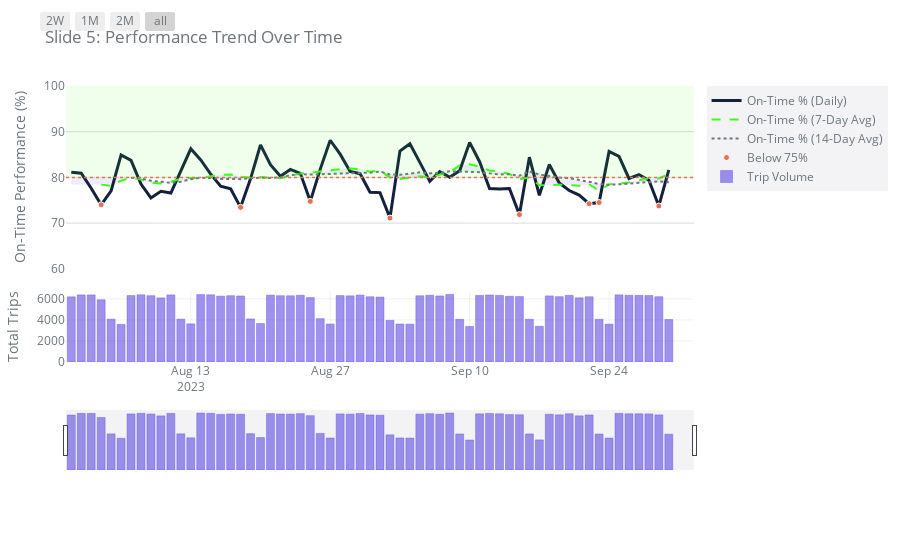

Here is the notebook cell this chart was saved with:
### Code cell
# 4. PERFORMANCE TREND - Refined Time-Series Layout
def hex_to_rgba(hex_color: str, alpha: float = 0.25) -> str:
    hex_color = hex_color.lstrip('#')
    r, g, b = int(hex_color[0:2], 16), int(hex_color[2:4], 16), int(hex_color[4:6], 16)
    return f'rgba({r}, {g}, {b}, {alpha})'

# Aggregate performance by service day
daily = wego.groupby('DATE').agg({
    'ADJUSTED_ONTIME_COUNT': 'sum',
    'ADJUSTED_EARLY_COUNT': 'sum',
    'ADJUSTED_LATE_COUNT': 'sum'
}).reset_index()

daily['DATE'] = pd.to_datetime(daily['DATE'])
daily = daily.sort_values('DATE')

daily['Total'] = daily[['ADJUSTED_ONTIME_COUNT', 'ADJUSTED_EARLY_COUNT', 'ADJUSTED_LATE_COUNT']].sum(axis=1)
daily['OnTime_Pct'] = daily['ADJUSTED_ONTIME_COUNT'] / daily['Total'] * 100

daily['OnTime_7D'] = daily['OnTime_Pct'].rolling(window=7, min_periods=4).mean()
daily['OnTime_14D'] = daily['OnTime_Pct'].rolling(window=14, min_periods=7).mean()

dip_points = daily[daily['OnTime_Pct'] < 75]

fig = make_subplots(
    rows=2,
    cols=1,
    shared_xaxes=True,
    vertical_spacing=0.08,
    row_heights=[0.72, 0.28]
)

# Confidence band between 14-day average and 7-day average
fig.add_trace(
    go.Scatter(
        x=pd.concat([daily['DATE'], daily['DATE'][::-1]]),
        y=pd.concat([daily['OnTime_7D'].fillna(method='bfill'), daily['OnTime_14D'].fillna(method='bfill')[::-1]]),
        fill='toself',
        fillcolor=hex_to_rgba(WEGO_COLORS['purple'], 0.1),
        line=dict(color='rgba(0,0,0,0)'),
        hoverinfo='skip',
        showlegend=False
    ),
    row=1,
    col=1
)

# Daily on-time line
fig.add_trace(
    go.Scatter(
        x=daily['DATE'],
        y=daily['OnTime_Pct'],
        mode='lines',
        line=dict(color=WEGO_COLORS['navy'], width=3),
        name='On-Time % (Daily)',
        hovertemplate='Date: %{x|%b %d, %Y}<br>On-Time %: %{y:.1f}%<extra></extra>'
    ),
    row=1,
    col=1
)

# Rolling averages for trend context
fig.add_trace(
    go.Scatter(
        x=daily['DATE'],
        y=daily['OnTime_7D'],
        mode='lines',
        line=dict(color=WEGO_COLORS['green'], width=2, dash='dash'),
        name='On-Time % (7-Day Avg)',
        hovertemplate='Date: %{x|%b %d, %Y}<br>7-Day Avg: %{y:.1f}%<extra></extra>'
    ),
    row=1,
    col=1
)
fig.add_trace(
    go.Scatter(
        x=daily['DATE'],
        y=daily['OnTime_14D'],
        mode='lines',
        line=dict(color=WEGO_COLORS['slate'], width=2, dash='dot'),
        name='On-Time % (14-Day Avg)',
        hovertemplate='Date: %{x|%b %d, %Y}<br>14-Day Avg: %{y:.1f}%<extra></extra>'
    ),
    row=1,
    col=1
)

# Highlight low-performance dips
if not dip_points.empty:
    fig.add_trace(
        go.Scatter(
            x=dip_points['DATE'],
            y=dip_points['OnTime_Pct'],
            mode='markers',
            marker=dict(size=6, color=WEGO_COLORS['orange'], line=dict(color='white', width=1)),
            name='Below 75%',
            hovertemplate='Date: %{x|%b %d, %Y}<br>On-Time %: %{y:.1f}%<extra></extra>'
        ),
        row=1,
        col=1
    )

# Trip volume subplot
fig.add_trace(
    go.Bar(
        x=daily['DATE'],
        y=daily['Total'],
        name='Trip Volume',
        marker=dict(color=hex_to_rgba(WEGO_COLORS['purple'], 0.6), line=dict(color=WEGO_COLORS['purple'], width=0.4)),
        hovertemplate='Date: %{x|%b %d, %Y}<br>Total Trips: %{y:,}<extra></extra>'
    ),
    row=2,
    col=1
)

fig.add_hline(y=80, line=dict(color=WEGO_COLORS['orange'], width=1.5, dash='dot'), row=1, col=1)
fig.add_hrect(y0=80, y1=100, fillcolor=hex_to_rgba(WEGO_COLORS['green'], 0.08), line_width=0, row=1, col=1)

fig.update_yaxes(
    title_text='On-Time Performance (%)',
    range=[60, 100],
    tickfont=dict(color=WEGO_COLORS['slate']),
    gridcolor=hex_to_rgba(WEGO_COLORS['slate'], 0.25),
    row=1,
    col=1
)
fig.update_yaxes(
    title_text='Total Trips',
    tickfont=dict(color=WEGO_COLORS['slate']),
    gridcolor=hex_to_rgba(WEGO_COLORS['slate'], 0.1),
    row=2,
    col=1
)

fig.update_xaxes(
    tickfont=dict(color=WEGO_COLORS['slate']),
    gridcolor=hex_to_rgba(WEGO_COLORS['slate'], 0.1),
    row=2,
    col=1,
    rangeslider=dict(visible=True, bgcolor=hex_to_rgba(WEGO_COLORS['navy'], 0.05)),
    rangeselector=dict(
        y=1.2,
        x=0,
        buttons=[
            dict(count=14, label='2W', step='day', stepmode='backward'),
            dict(count=1, label='1M', step='month', stepmode='backward'),
            dict(count=2, label='2M', step='month', stepmode='backward'),
            dict(step='all')
        ]
    )
)

fig.update_layout(
    title='Slide 5: Performance Trend Over Time',
    legend=dict(
        orientation='v',
        x=1.02,
        y=1,
        yanchor='top',
        xanchor='left',
        bgcolor=hex_to_rgba(WEGO_COLORS['navy'], 0.05),
        borderwidth=0,
        font=dict(color=WEGO_COLORS['slate'])
    ),
    hovermode='x unified',
    margin=dict(t=70, l=40, r=150, b=90),
    paper_bgcolor='white',
    plot_bgcolor='white',
    font=dict(color=WEGO_COLORS['slate'])
)

fig.show()
if SAVE_PDF:
    save_plotly_figure(fig, 'performance_trend_over_time')

### Figure 1 — Plotly figure (JSON) as saved in the notebook; plotly's stock layout.template omitted (floating-point values rounded to 4 significant figures)
{"data": [{"fill": "toself", "fillcolor": "rgba(94, 74, 227, 0.1)", "hoverinfo": "skip", "line": {"color": "rgba(0,0,0,0)"}, "showlegend": false, "type": "scatter", "x": ["2023-08-01T00:00:00", "2023-08-02T00:00:00", "2023-08-03T00:00:00", "2023-08-04T00:00:00", "2023-08-05T00:00:00", "2023-08-06T00:00:00", "2023-08-07T00:00:00", "2023-08-08T00:00:00", "2023-08-09T00:00:00", "2023-08-10T00:00:00", "2023-08-11T00:00:00", "2023-08-12T00:00:00", "2023-08-13T00:00:00", "2023-08-14T00:00:00", "2023-08-15T00:00:00", "2023-08-16T00:00:00", "2023-08-17T00:00:00", "2023-08-18T00:00:00", "2023-08-19T00:00:00", "2023-08-20T00:00:00", "2023-08-21T00:00:00", "2023-08-22T00:00:00", "2023-08-23T00:00:00", "2023-08-24T00:00:00", "2023-08-25T00:00:00", "2023-08-26T00:00:00", "2023-08-27T00:00:00", "2023-08-28T00:00:00", "2023-08-29T00:00:00", "2023-08-30T00:00:00", "2023-08-31T00:00:00", "2023-09-01T00:00:00", "2023-09-02T00:00:00", "2023-09-03T00:00:00", "2023-09-04T00:00:00", "2023-09-05T00:00:00", "2023-09-06T00:00:00", "2023-09-07T00:00:00", "2023-09-08T00:00:00", "2023-09-09T00:00:00", "2023-09-10T00:00:00", "2023-09-11T00:00:00", "2023-09-12T00:00:00", "2023-09-13T00:00:00", "2023-09-14T00:00:00", "2023-09-15T00:00:00", "2023-09-16T00:00:00", "2023-09-17T00:00:00", "2023-09-18T00:00:00", "2023-09-19T00:00:00", "2023-09-20T00:00:00", "2023-09-21T00:00:00", "2023-09-22T00:00:00", "2023-09-23T00:00:00", "2023-09-24T00:00:00", "2023-09-25T00:00:00", "2023-09-26T00:00:00", "2023-09-27T00:00:00", "2023-09-28T00:00:00", "2023-09-29T00:00:00", "2023-09-30T00:00:00", "2023-09-30T00:00:00", "2023-09-29T00:00:00", "2023-09-28T00:00:00", "2023-09-27T00:00:00", "2023-09-26T00:00:00", "2023-09-25T00:00:00", "2023-09-24T00:00:00", "2023-09-23T00:00:00", "2023-09-22T00:00:00", "2023-09-21T00:00:00", "2023-09-20T00:00:00", "2023-09-19T00:00:00", "2023-09-18T00:00:00", "2023-09-17T00:00:00", "2023-09-16T00:00:00", "2023-09-15T00:00:00", "2023-09-14T00:00:00", "2023-09-13T00:00:00", "2023-09-12T00:00:00", "2023-09-11T00:00:00", "2023-09-10T00:00:00", "2023-09-09T00:00:00", "2023-09-08T00:00:00", "2023-09-07T00:00:00", "2023-09-06T00:00:00", "2023-09-05T00:00:00", "2023-09-04T00:00:00", "2023-09-03T00:00:00", "2023-09-02T00:00:00", "2023-09-01T00:00:00", "2023-08-31T00:00:00", "2023-08-30T00:00:00", "2023-08-29T00:00:00", "2023-08-28T00:00:00", "2023-08-27T00:00:00", "2023-08-26T00:00:00", "2023-08-25T00:00:00", "2023-08-24T00:00:00", "2023-08-23T00:00:00", "2023-08-22T00:00:00", "2023-08-21T00:00:00", "2023-08-20T00:00:00", "2023-08-19T00:00:00", "2023-08-18T00:00:00", "2023-08-17T00:00:00", "2023-08-16T00:00:00", "2023-08-15T00:00:00", "2023-08-14T00:00:00", "2023-08-13T00:00:00", "2023-08-12T00:00:00", "2023-08-11T00:00:00", "2023-08-10T00:00:00", "2023-08-09T00:00:00", "2023-08-08T00:00:00", "2023-08-07T00:00:00", "2023-08-06T00:00:00", "2023-08-05T00:00:00", "2023-08-04T00:00:00", "2023-08-03T00:00:00", "2023-08-02T00:00:00", "2023-08-01T00:00:00"], "xaxis": "x", "y": [78.42, 78.42, 78.42, 78.42, 78.15, 79.28, 79.91, 79.54, 78.77, 78.68, 79.04, 79.69, 79.88, 79.89, 80.2, 80.57, 80.65, 80.2, 79.93, 80.05, 79.9, 79.83, 80.36, 80.85, 81.03, 81.34, 81.48, 81.81, 81.96, 81.83, 81.24, 81.51, 79.98, 79.64, 79.97, 80.25, 80.01, 80.66, 81.14, 82.62, 82.89, 82.33, 81.51, 81.27, 80.74, 79.57, 79.99, 78.34, 78.25, 78.43, 78.38, 78.17, 78.52, 77.1, 78.47, 78.72, 78.86, 79.36, 79.83, 79.76, 80.78, 78.94, 79.14, 79.0, 78.87, 78.65, 78.49, 78.41, 78.55, 79.05, 79.46, 79.83, 79.97, 80.29, 80.62, 81.31, 80.36, 80.7, 80.64, 80.88, 81.15, 81.27, 81.3, 81.33, 80.95, 80.92, 81.11, 80.89, 80.56, 80.66, 81.27, 81.04, 81.09, 80.9, 80.86, 80.77, 80.63, 80.62, 80.75, 80.46, 80.02, 79.9, 79.97, 79.81, 79.62, 79.66, 79.67, 79.87, 79.9, 79.6, 79.05, 78.82, 79.04, 79.27, 79.74, 79.91, 79.91, 79.91, 79.91, 79.91, 79.91, 79.91], "yaxis": "y"}, {"hovertemplate": "Date: %{x|%b %d, %Y}<br>On-Time %: %{y:.1f}%<extra></extra>", "line": {"color": "#14213D", "width": 3}, "mode": "lines", "name": "On-Time % (Daily)", "type": "scatter", "x": ["2023-08-01T00:00:00", "2023-08-02T00:00:00", "2023-08-03T00:00:00", "2023-08-04T00:00:00", "2023-08-05T00:00:00", "2023-08-06T00:00:00", "2023-08-07T00:00:00", "2023-08-08T00:00:00", "2023-08-09T00:00:00", "2023-08-10T00:00:00", "2023-08-11T00:00:00", "2023-08-12T00:00:00", "2023-08-13T00:00:00", "2023-08-14T00:00:00", "2023-08-15T00:00:00", "2023-08-16T00:00:00", "2023-08-17T00:00:00", "2023-08-18T00:00:00", "2023-08-19T00:00:00", "2023-08-20T00:00:00", "2023-08-21T00:00:00", "2023-08-22T00:00:00", "2023-08-23T00:00:00", "2023-08-24T00:00:00", "2023-08-25T00:00:00", "2023-08-26T00:00:00", "2023-08-27T00:00:00", "2023-08-28T00:00:00", "2023-08-29T00:00:00", "2023-08-30T00:00:00", "2023-08-31T00:00:00", "2023-09-01T00:00:00", "2023-09-02T00:00:00", "2023-09-03T00:00:00", "2023-09-04T00:00:00", "2023-09-05T00:00:00", "2023-09-06T00:00:00", "2023-09-07T00:00:00", "2023-09-08T00:00:00", "2023-09-09T00:00:00", "2023-09-10T00:00:00", "2023-09-11T00:00:00", "2023-09-12T00:00:00", "2023-09-13T00:00:00", "2023-09-14T00:00:00", "2023-09-15T00:00:00", "2023-09-16T00:00:00", "2023-09-17T00:00:00", "2023-09-18T00:00:00", "2023-09-19T00:00:00", "2023-09-20T00:00:00", "2023-09-21T00:00:00", "2023-09-22T00:00:00", "2023-09-23T00:00:00", "2023-09-24T00:00:00", "2023-09-25T00:00:00", "2023-09-26T00:00:00", "2023-09-27T00:00:00", "2023-09-28T00:00:00", "2023-09-29T00:00:00", "2023-09-30T00:00:00"], "xaxis": "x", "y": [81.15, 80.91, 77.63, 74.0, 77.07, 84.92, 83.72, 78.56, 75.51, 76.95, 76.58, 81.57, 86.27, 83.81, 80.71, 78.06, 77.51, 73.45, 79.69, 87.12, 82.77, 80.24, 81.75, 80.9, 74.76, 81.81, 88.13, 85.09, 81.29, 80.82, 76.76, 76.67, 71.11, 85.77, 87.35, 83.29, 79.13, 81.28, 80.05, 81.47, 87.66, 83.43, 77.57, 77.44, 77.59, 71.86, 84.41, 76.1, 82.81, 78.78, 77.12, 76.14, 74.25, 74.51, 85.69, 84.58, 79.77, 80.63, 79.37, 73.75, 81.66], "yaxis": "y"}, {"hovertemplate": "Date: %{x|%b %d, %Y}<br>7-Day Avg: %{y:.1f}%<extra></extra>", "line": {"color": "#39FF14", "dash": "dash", "width": 2}, "mode": "lines", "name": "On-Time % (7-Day Avg)", "type": "scatter", "x": ["2023-08-01T00:00:00", "2023-08-02T00:00:00", "2023-08-03T00:00:00", "2023-08-04T00:00:00", "2023-08-05T00:00:00", "2023-08-06T00:00:00", "2023-08-07T00:00:00", "2023-08-08T00:00:00", "2023-08-09T00:00:00", "2023-08-10T00:00:00", "2023-08-11T00:00:00", "2023-08-12T00:00:00", "2023-08-13T00:00:00", "2023-08-14T00:00:00", "2023-08-15T00:00:00", "2023-08-16T00:00:00", "2023-08-17T00:00:00", "2023-08-18T00:00:00", "2023-08-19T00:00:00", "2023-08-20T00:00:00", "2023-08-21T00:00:00", "2023-08-22T00:00:00", "2023-08-23T00:00:00", "2023-08-24T00:00:00", "2023-08-25T00:00:00", "2023-08-26T00:00:00", "2023-08-27T00:00:00", "2023-08-28T00:00:00", "2023-08-29T00:00:00", "2023-08-30T00:00:00", "2023-08-31T00:00:00", "2023-09-01T00:00:00", "2023-09-02T00:00:00", "2023-09-03T00:00:00", "2023-09-04T00:00:00", "2023-09-05T00:00:00", "2023-09-06T00:00:00", "2023-09-07T00:00:00", "2023-09-08T00:00:00", "2023-09-09T00:00:00", "2023-09-10T00:00:00", "2023-09-11T00:00:00", "2023-09-12T00:00:00", "2023-09-13T00:00:00", "2023-09-14T00:00:00", "2023-09-15T00:00:00", "2023-09-16T00:00:00", "2023-09-17T00:00:00", "2023-09-18T00:00:00", "2023-09-19T00:00:00", "2023-09-20T00:00:00", "2023-09-21T00:00:00", "2023-09-22T00:00:00", "2023-09-23T00:00:00", "2023-09-24T00:00:00", "2023-09-25T00:00:00", "2023-09-26T00:00:00", "2023-09-27T00:00:00", "2023-09-28T00:00:00", "2023-09-29T00:00:00", "2023-09-30T00:00:00"], "xaxis": "x", "y": [null, null, null, 78.42, 78.15, 79.28, 79.91, 79.54, 78.77, 78.68, 79.04, 79.69, 79.88, 79.89, 80.2, 80.57, 80.65, 80.2, 79.93, 80.05, 79.9, 79.83, 80.36, 80.85, 81.03, 81.34, 81.48, 81.81, 81.96, 81.83, 81.24, 81.51, 79.98, 79.64, 79.97, 80.25, 80.01, 80.66, 81.14, 82.62, 82.89, 82.33, 81.51, 81.27, 80.74, 79.57, 79.99, 78.34, 78.25, 78.43, 78.38, 78.17, 78.52, 77.1, 78.47, 78.72, 78.86, 79.36, 79.83, 79.76, 80.78], "yaxis": "y"}, {"hovertemplate": "Date: %{x|%b %d, %Y}<br>14-Day Avg: %{y:.1f}%<extra></extra>", "line": {"color": "#6C757D", "dash": "dot", "width": 2}, "mode": "lines", "name": "On-Time % (14-Day Avg)", "type": "scatter", "x": ["2023-08-01T00:00:00", "2023-08-02T00:00:00", "2023-08-03T00:00:00", "2023-08-04T00:00:00", "2023-08-05T00:00:00", "2023-08-06T00:00:00", "2023-08-07T00:00:00", "2023-08-08T00:00:00", "2023-08-09T00:00:00", "2023-08-10T00:00:00", "2023-08-11T00:00:00", "2023-08-12T00:00:00", "2023-08-13T00:00:00", "2023-08-14T00:00:00", "2023-08-15T00:00:00", "2023-08-16T00:00:00", "2023-08-17T00:00:00", "2023-08-18T00:00:00", "2023-08-19T00:00:00", "2023-08-20T00:00:00", "2023-08-21T00:00:00", "2023-08-22T00:00:00", "2023-08-23T00:00:00", "2023-08-24T00:00:00", "2023-08-25T00:00:00", "2023-08-26T00:00:00", "2023-08-27T00:00:00", "2023-08-28T00:00:00", "2023-08-29T00:00:00", "2023-08-30T00:00:00", "2023-08-31T00:00:00", "2023-09-01T00:00:00", "2023-09-02T00:00:00", "2023-09-03T00:00:00", "2023-09-04T00:00:00", "2023-09-05T00:00:00", "2023-09-06T00:00:00", "2023-09-07T00:00:00", "2023-09-08T00:00:00", "2023-09-09T00:00:00", "2023-09-10T00:00:00", "2023-09-11T00:00:00", "2023-09-12T00:00:00", "2023-09-13T00:00:00", "2023-09-14T00:00:00", "2023-09-15T00:00:00", "2023-09-16T00:00:00", "2023-09-17T00:00:00", "2023-09-18T00:00:00", "2023-09-19T00:00:00", "2023-09-20T00:00:00", "2023-09-21T00:00:00", "2023-09-22T00:00:00", "2023-09-23T00:00:00", "2023-09-24T00:00:00", "2023-09-25T00:00:00", "2023-09-26T00:00:00", "2023-09-27T00:00:00", "2023-09-28T00:00:00", "2023-09-29T00:00:00", "2023-09-30T00:00:00"], "xaxis": "x", "y": [null, null, null, null, null, null, 79.91, 79.74, 79.27, 79.04, 78.82, 79.05, 79.6, 79.9, 79.87, 79.67, 79.66, 79.62, 79.81, 79.97, 79.9, 80.02, 80.46, 80.75, 80.62, 80.63, 80.77, 80.86, 80.9, 81.09, 81.04, 81.27, 80.66, 80.56, 80.89, 81.11, 80.92, 80.95, 81.33, 81.3, 81.27, 81.15, 80.88, 80.64, 80.7, 80.36, 81.31, 80.62, 80.29, 79.97, 79.83, 79.46, 79.05, 78.55, 78.41, 78.49, 78.65, 78.87, 79.0, 79.14, 78.94], "yaxis": "y"}, {"hovertemplate": "Date: %{x|%b %d, %Y}<br>On-Time %: %{y:.1f}%<extra></extra>", "marker": {"color": "#E76F51", "line": {"color": "white", "width": 1}, "size": 6}, "mode": "markers", "name": "Below 75%", "type": "scatter", "x": ["2023-08-04T00:00:00", "2023-08-18T00:00:00", "2023-08-25T00:00:00", "2023-09-02T00:00:00", "2023-09-15T00:00:00", "2023-09-22T00:00:00", "2023-09-23T00:00:00", "2023-09-29T00:00:00"], "xaxis": "x", "y": [74.0, 73.45, 74.76, 71.11, 71.86, 74.25, 74.51, 73.75], "yaxis": "y"}, {"hovertemplate": "Date: %{x|%b %d, %Y}<br>Total Trips: %{y:,}<extra></extra>", "marker": {"color": "rgba(94, 74, 227, 0.6)", "line": {"color": "#5E4AE3", "width": 0.4}}, "name": "Trip Volume", "type": "bar", "x": ["2023-08-01T00:00:00", "2023-08-02T00:00:00", "2023-08-03T00:00:00", "2023-08-04T00:00:00", "2023-08-05T00:00:00", "2023-08-06T00:00:00", "2023-08-07T00:00:00", "2023-08-08T00:00:00", "2023-08-09T00:00:00", "2023-08-10T00:00:00", "2023-08-11T00:00:00", "2023-08-12T00:00:00", "2023-08-13T00:00:00", "2023-08-14T00:00:00", "2023-08-15T00:00:00", "2023-08-16T00:00:00", "2023-08-17T00:00:00", "2023-08-18T00:00:00", "2023-08-19T00:00:00", "2023-08-20T00:00:00", "2023-08-21T00:00:00", "2023-08-22T00:00:00", "2023-08-23T00:00:00", "2023-08-24T00:00:00", "2023-08-25T00:00:00", "2023-08-26T00:00:00", "2023-08-27T00:00:00", "2023-08-28T00:00:00", "2023-08-29T00:00:00", "2023-08-30T00:00:00", "2023-08-31T00:00:00", "2023-09-01T00:00:00", "2023-09-02T00:00:00", "2023-09-03T00:00:00", "2023-09-04T00:00:00", "2023-09-05T00:00:00", "2023-09-06T00:00:00", "2023-09-07T00:00:00", "2023-09-08T00:00:00", "2023-09-09T00:00:00", "2023-09-10T00:00:00", "2023-09-11T00:00:00", "2023-09-12T00:00:00", "2023-09-13T00:00:00", "2023-09-14T00:00:00", "2023-09-15T00:00:00", "2023-09-16T00:00:00", "2023-09-17T00:00:00", "2023-09-18T00:00:00", "2023-09-19T00:00:00", "2023-09-20T00:00:00", "2023-09-21T00:00:00", "2023-09-22T00:00:00", "2023-09-23T00:00:00", "2023-09-24T00:00:00", "2023-09-25T00:00:00", "2023-09-26T00:00:00", "2023-09-27T00:00:00", "2023-09-28T00:00:00", "2023-09-29T00:00:00", "2023-09-30T00:00:00"], "xaxis": "x2", "y": [6196, 6380, 6375, 5915, 4069, 3574, 6316, 6389, 6304, 6096, 6380, 4075, 3627, 6412, 6387, 6259, 6304, 6278, 4092, 3656, 6356, 6302, 6296, 6346, 6122, 4118, 3606, 6316, 6290, 6360, 6201, 6173, 3960, 3611, 3598, 6296, 6345, 6278, 6420, 4059, 3380, 6325, 6366, 6330, 6246, 6219, 4061, 3393, 6283, 6212, 6334, 6101, 6201, 4056, 3599, 6383, 6336, 6333, 6320, 6206, 4040], "yaxis": "y2"}], "layout": {"font": {"color": "#6C757D"}, "hovermode": "x unified", "legend": {"bgcolor": "rgba(20, 33, 61, 0.05)", "borderwidth": 0, "font": {"color": "#6C757D"}, "orientation": "v", "x": 1.02, "xanchor": "left", "y": 1, "yanchor": "top"}, "margin": {"b": 90, "l": 40, "r": 150, "t": 70}, "paper_bgcolor": "white", "plot_bgcolor": "white", "shapes": [{"line": {"color": "#E76F51", "dash": "dot", "width": 1.5}, "type": "line", "x0": 0, "x1": 1, "xref": "x domain", "y0": 80, "y1": 80, "yref": "y"}, {"fillcolor": "rgba(57, 255, 20, 0.08)", "line": {"width": 0}, "type": "rect", "x0": 0, "x1": 1, "xref": "x domain", "y0": 80, "y1": 100, "yref": "y"}], "title": {"text": "Slide 5: Performance Trend Over Time"}, "xaxis": {"anchor": "y", "domain": [0, 1], "matches": "x2", "showticklabels": false}, "xaxis2": {"anchor": "y2", "domain": [0, 1], "gridcolor": "rgba(108, 117, 125, 0.1)", "rangeselector": {"buttons": [{"count": 14, "label": "2W", "step": "day", "stepmode": "backward"}, {"count": 1, "label": "1M", "step": "month", "stepmode": "backward"}, {"count": 2, "label": "2M", "step": "month", "stepmode": "backward"}, {"step": "all"}], "x": 0, "y": 1.2}, "rangeslider": {"bgcolor": "rgba(20, 33, 61, 0.05)", "visible": true}, "tickfont": {"color": "#6C757D"}}, "yaxis": {"anchor": "x", "domain": [0.3376, 1], "gridcolor": "rgba(108, 117, 125, 0.25)", "range": [60, 100], "tickfont": {"color": "#6C757D"}, "title": {"text": "On-Time Performance (%)"}}, "yaxis2": {"anchor": "x2", "domain": [0, 0.2576], "gridcolor": "rgba(108, 117, 125, 0.1)", "tickfont": {"color": "#6C757D"}, "title": {"text": "Total Trips"}}}}
